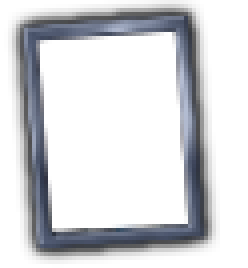
#> input picture hoi4_agent/tools/portrait/minister/border_frame.png, 62 x 67 px (shown 4 times larger)
$ python -i scanline.py   (imports and definitions only)
#> lines starting #> are read from the running program, lines starting #| are printed output that depends on the picture
"""
스캔라인 오버레이.
TFR 스타일 초상화에 CRT 스캔라인 효과를 적용한다.
Glow(Screen) 블렌드 모드 사용.
"""
from __future__ import annotations

import numpy as np
from PIL import Image, ImageDraw


class ScanlineOverlay:
    """스캔라인 오버레이 생성 및 적용."""

    def generate_scanlines(
        self,
        width: int,
        height: int,
        line_spacing: int = 1,
        opacity: float = 0.235,
        noise_range: tuple[int, int] = (103, 156),
    ) -> Image.Image:
        """스캔라인 패턴 이미지를 생성한다 (CRT 스타일).

        Args:
            width: 이미지 너비.
            height: 이미지 높이.
            line_spacing: 라인 간격 (px). 기본값 1 (매 픽셀마다).
            opacity: 라인 밝기 (0.0 ~ 1.0). 기본값 0.235 (알파 60/255).
            noise_range: 라인 밝기 노이즈 범위 (min, max). 기본값 (103, 156).

        Returns:
            RGBA 스캔라인 패턴 이미지 (CRT 질감).
        """
        scanline = Image.new("RGBA", (width, height), (0, 0, 0, 0))
        draw = ImageDraw.Draw(scanline)
        line_alpha = int(255 * opacity)

        # 각 라인마다 약간씩 다른 밝기 (CRT 노이즈 효과)
        for y in range(0, height, line_spacing):
            brightness = np.random.randint(noise_range[0], noise_range[1] + 1)
            draw.line([(0, y), (width, y)], fill=(brightness, brightness, brightness, line_alpha))

        return scanline

    def apply_scanlines(
        self,
        image: Image.Image,
        blend_mode: str = "glow",
        line_spacing: int = 1,
        opacity: float = 0.235,
        noise_range: tuple[int, int] = (103, 156),
    ) -> Image.Image:
        """이미지에 CRT 스타일 스캔라인 오버레이를 적용한다.

        Args:
            image: 원본 이미지.
            blend_mode: ``'glow'`` (Screen) 또는 ``'normal'``.
            line_spacing: 라인 간격. 기본값 1 (매 픽셀).
            opacity: 라인 밝기. 기본값 0.235 (튜토리얼 기준).
            noise_range: 라인 밝기 노이즈 범위.

        Returns:
            CRT 스캔라인이 적용된 이미지.
        """
        w, h = image.size
        scanline_img = self.generate_scanlines(w, h, line_spacing, opacity, noise_range)

        if blend_mode == "glow":
            return self._blend_screen(image, scanline_img)

        # Normal blend fallback
        base_rgba = image.convert("RGBA")
        return Image.alpha_composite(base_rgba, scanline_img).convert("RGB")

    @staticmethod
    def _blend_screen(base: Image.Image, overlay: Image.Image) -> Image.Image:
        """Screen (Glow) 블렌드 모드.

        공식: ``result = 1 - (1 - base) * (1 - overlay)``
        """
        b = np.array(base.convert("RGB"), dtype=np.float64) / 255.0
        # 오버레이에서 알파 채널 추출
        o_rgba = np.array(overlay.convert("RGBA"), dtype=np.float64) / 255.0
        o_rgb = o_rgba[:, :, :3]
        o_alpha = o_rgba[:, :, 3:4]

        screened = 1.0 - (1.0 - b) * (1.0 - o_rgb)
        # 알파로 블렌딩
        result = b * (1.0 - o_alpha) + screened * o_alpha
        result = np.clip(result * 255, 0, 255).astype(np.uint8)
        return Image.fromarray(result)

>>> from PIL import Image
>>> picture = Image.open('../minister/border_frame.png')
#> picture is the input picture: PIL image 62x67 RGBA; mean R, G, B, A 16.5, 17.9, 21.4, 57.4
>>> result = ScanlineOverlay().apply_scanlines(picture)
#> in generate_scanlines, `scanline = Image.new("RGBA", (width, height), (0, 0, 0, 0))`: scanline: PIL image 62x67 RGBA; every value is 0
#> in apply_scanlines, `scanline_img = self.generate_scanlines(w, h, line_spacing, opacity, no..`:
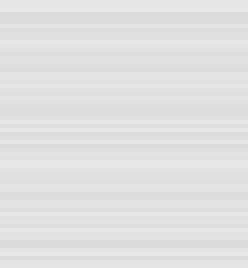
#> scanline_img: PIL image 62x67 RGBA (shown 4 times larger); mean R, G, B, A 128.6, 128.6, 128.6, 59; transparent parts drawn white
#> in _blend_screen, `b = np.array(base.convert("RGB"), dtype=np.float64) / 255.0`:
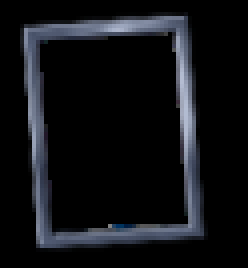
#> b: shape (67, 62, 3) float64 (shown 4 times larger); mean R, G, B 0.0649, 0.0703, 0.0839
#> in _blend_screen, `o_rgb = o_rgba[:, :, :3]`:
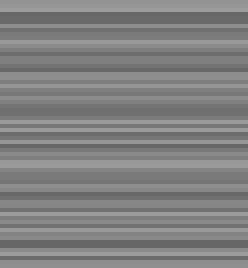
#> o_rgb: shape (67, 62, 3) float64 (shown 4 times larger); min 0.404, max 0.612, mean 0.504
#> in _blend_screen, `o_alpha = o_rgba[:, :, 3:4]`: o_alpha: shape (67, 62, 1) float64; every value is 0.231
#> in _blend_screen, `screened = 1.0 - (1.0 - b) * (1.0 - o_rgb)`:
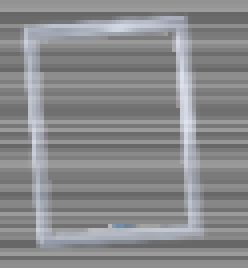
#> screened: shape (67, 62, 3) float64 (shown 4 times larger); mean R, G, B 0.537, 0.54, 0.547
#> in _blend_screen, `result = b * (1.0 - o_alpha) + screened * o_alpha`:
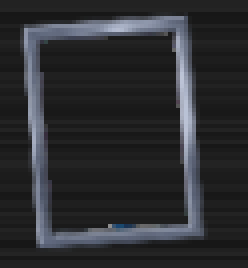
#> result: shape (67, 62, 3) float64 (shown 4 times larger); mean R, G, B 0.174, 0.179, 0.191
